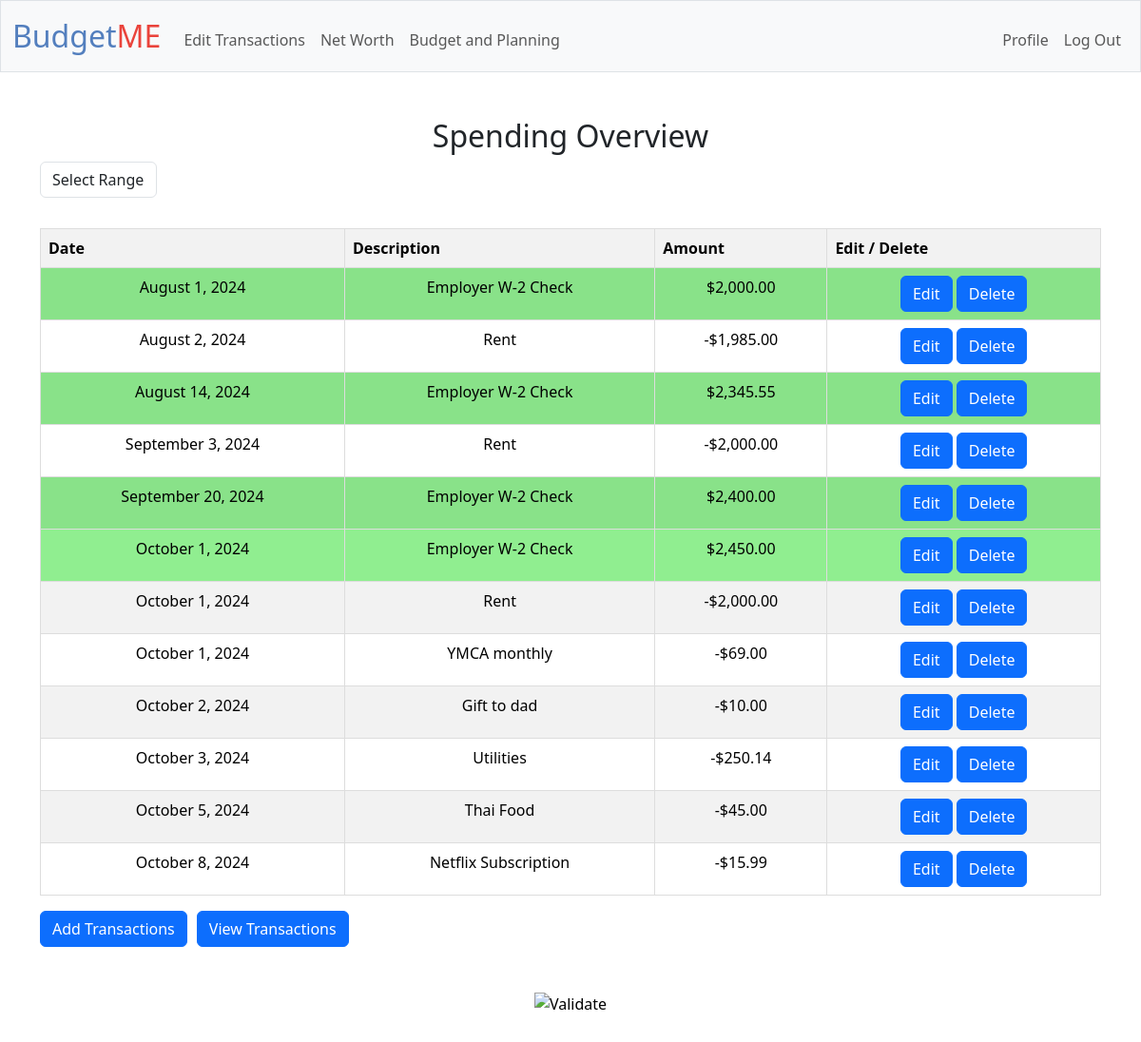
/editreports (signed in), run on an earlier commit of the app's database.
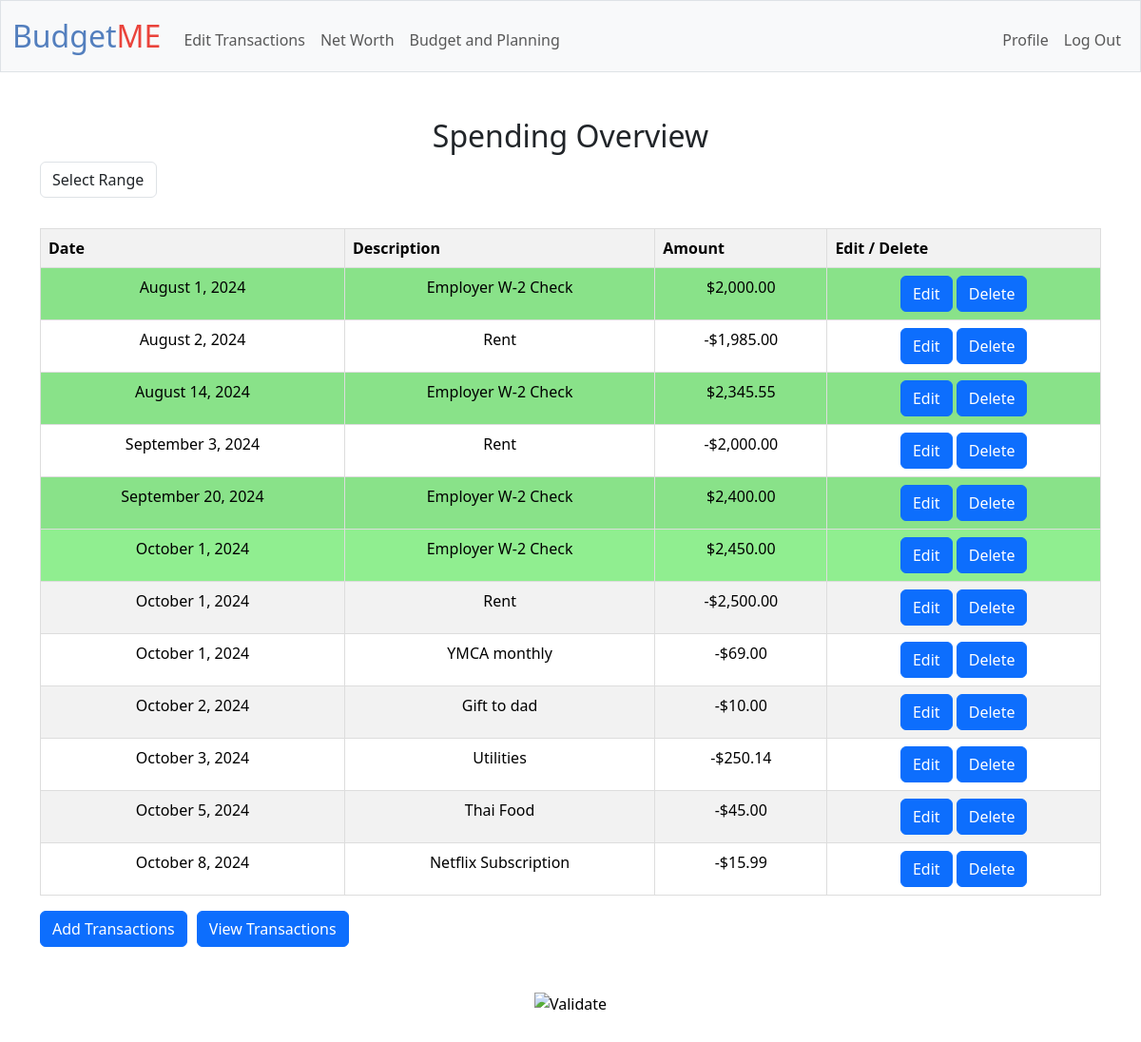
And on a later commit of the database.
### tables this page shows
CREATE TABLE transactions (id INTEGER PRIMARY KEY AUTOINCREMENT, user_id INTEGER NOT NULL, type TEXT NOT NULL, amount REAL NOT NULL, description TEXT, category TEXT, transaction_date DATETIME DEFAULT CURRENT_TIMESTAMP, source TEXT, FOREIGN KEY (user_id) REFERENCES
 users(id) ON DELETE CASCADE);

### app.py (the view, shortened to what this page needs)
@app.route("/editreports", methods=["GET", "POST",])
@login_required
def editreports():
    if request.args.get('startMonth') and request.args.get('endMonth'):
        start_month = request.args.get('startMonth') + "-01"
        end_month = request.args.get('endMonth') + "-31"
        user_data = db.execute("SELECT id, type, amount, description, category, transaction_date, source FROM transactions WHERE user_id = ? AND transaction_date\
                                BETWEEN ? AND ?", session["user_id"], start_month, end_month)
    else:
        user_data = db.execute("SELECT id, type, amount, description, category, transaction_date, source FROM transactions WHERE user_id = ?", session["user_id"])
    user_data.sort(key=lambda x: x['transaction_date'])
    """Allow User to Edit and Delete Entries on the Generated Table"""
    """Render Monthly and Yearly statistics here"""
    return render_template("editreports.html", user_data=user_data)

### app.py (called while the page is built)
@app.after_request
def after_request(response):
    response.headers["Cache-Control"] = "no-cache, no-store, must-revalidate"
    response.headers["Expires"] = 0
    response.headers["Pragma"] = "no-cache"
    return response

### helpers.py (called while the page is built)
def login_required(f):
    @wraps(f)
    def decorated_function(*args, **kwargs):
        if session.get("user_id") is None:
            return redirect("/login")
        return f(*args, **kwargs)
    return decorated_function

def usd(value, type=""):
    if type == 'expense':
        return f"-${value:,.2f}"
    else:
        return f"${value:,.2f}"

def date_format(str):
    MONTHS = {
    1: "January", 2: "February", 3: "March", 4: "April", 5: "May", 6: "June", 7: "July", 8: "August", 9: "September", 10: "October", 11: "November", 12: "December"}
    split = str.split("-")
    return f"{MONTHS[int(split[1])]} {int(split[2])}, {split[0]}"

### templates/editreports.html (shortened to what this page needs)
{% extends "layout.html" %}
{% block main %}
<tbody>
        <h2>Spending Overview</h2>
        <form action="editreports" method="get" id="range_table">
            <div class="mb-3">
                <select class="form-control w-auto" name="report_type" id="report_type">
                    <option value="" disabled selected >Select Range</option>
                </select>
            </div>
        </form>
    <div class="table_chart-container">
        <table class="table table-hover table-striped income_expense-table" id="transactions_table">
            <thead>
                <tr class="list-heading">
                    <th scope="row">Date</th>
                    <th scope="row">Description</th>
                    <th scope="row">Amount</th>
                    <th>Edit / Delete</th>
                </tr>
            </thead>
                {% for data in user_data %}
                <tr class="{{ data.type }}" id="row-{{ data.id }}">
                    <td class="row-date">{{ data.transaction_date | date_format }}</td>
                    <td class="row-description">{{ data.description }}</td>
                    <td class="row-amount">{% if data.type == 'expense' %}-{% endif %}{{ data.amount | usd}}</td>
                    <td class="row-buttons">
                        <button class="btn btn-primary edit-btn" type="submit" value="{{ data.id }}" id="edit-{{ data.id }}">Edit</button>
                        <button class="btn btn-primary delete-btn" type="submit" value="{{ data.id }}" id="delete-{{ data.id }}">Delete</button>
                    </td>
                </tr>
                {% endfor %}
        </table>
    </div>
        <div class="button-container">
            <form action="/transactions" method="get">
                <button class="btn btn-primary" type="submit" id="the_transaction_submit">Add Transactions</button>
            </form>
            <form action="/reports" method="get">
                <button class="btn btn-primary" type="submit" id="the_view_submit">View Transactions</button>
            </form>
        </div>
</tbody>
{% endblock %}

### templates/layout.html (shortened to what this page needs)
<!DOCTYPE html>
<html lang="en">
    <head>
        <link href="https://cdn.jsdelivr.net/npm/bootstrap@5.3.3/dist/css/bootstrap.min.css" rel="stylesheet">
        <link href="/static/styles.css" rel="stylesheet">
    </head>
    <body>
        <nav class="bg-light border navbar navbar-expand-md navbar-light">
            <div class="container-fluid">
                <a class="navbar-brand" href="/reports"><span class="blue">Budget</span><span class="red">ME</span></a>
                <div class="collapse navbar-collapse" id="navbar">
                    {% if session["user_id"] %}
                        <ul class="navbar-nav me-auto mt-2">
                            <li class="nav-item"><a class="nav-link" href="/editreports">Edit Transactions</a></li>
                            <li class="nav-item"><a class="nav-link" href="/">Net Worth</a></li>
                            <li class="nav-item"><a class="nav-link" href="/budget">Budget and Planning</a></li>
                        </ul>
                        <ul class="navbar-nav ms-auto mt-2">
                            <li class="nav-item"><a class="nav-link" href="/profile">Profile</a></li>
                            <li class="nav-item"><a class="nav-link" href="/logout">Log Out</a></li>
                        </ul>
                    {% else %}
                        <ul class="navbar-nav ms-auto mt-2">
                            <li class="nav-item"><a class="nav-link" href="/register">Register</a></li>
                            <li class="nav-item"><a class="nav-link" href="/login">Log In</a></li>
                        </ul>
                    {% endif %}
                </div>
            </div>
        </nav>
        <main class="container py-5 text-center">
            {% block main %}{% endblock %}
        </main>
        <footer class="mb-5">
            <form action="https://validator.w3.org/check" class="text-center" enctype="multipart/form-data" method="post" target="_blank">
                <input alt="Validate" src="/static/I_heart_validator.png" type="image">
            </form>
        </footer>
    </body>
</html>

### static/styles.css (style rules this page uses)
nav .navbar-brand { font-size: xx-large; }
nav .navbar-brand .blue { color: #537fbe; }
nav .navbar-brand .red { color: #ea433b; }
.table { width: 100%; border-collapse: collapse; }
.table th, .table td { border: 1px solid #ddd; padding: 8px; }
.table th { background-color: #f2f2f2; text-align: left; }
tr.income td { background-color: lightgreen !important; }
.table_chart-container { display: flex; column-gap: 20px; }
div.button-container { display: flex; gap: 10px; }

What changed in the data, as far as the page shows it:
changed transactions (number 7 of 12 on the later page): amount "$2,000.00" → "$2,500.00"
